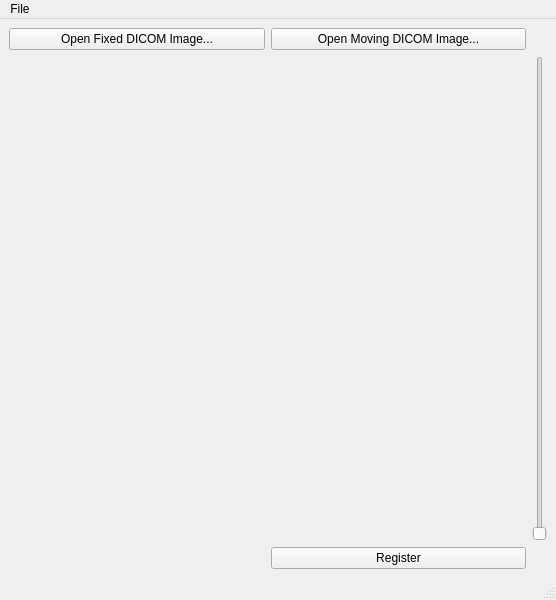
<?xml version="1.0" encoding="UTF-8"?>
<ui version="4.0">
 <class>RegMainWindow</class>
 <widget class="QMainWindow" name="RegMainWindow">
  <property name="geometry">
   <rect>
    <x>0</x>
    <y>0</y>
    <width>556</width>
    <height>600</height>
   </rect>
  </property>
  <property name="windowTitle">
   <string>Registration</string>
  </property>
  <widget class="QWidget" name="centralwidget">
   <property name="sizePolicy">
    <sizepolicy hsizetype="Expanding" vsizetype="MinimumExpanding">
     <horstretch>0</horstretch>
     <verstretch>0</verstretch>
    </sizepolicy>
   </property>
   <layout class="QGridLayout" name="gridLayout">
    <item row="1" column="5">
     <widget class="QSlider" name="verticalSlider">
      <property name="orientation">
       <enum>Qt::Vertical</enum>
      </property>
     </widget>
    </item>
    <item row="1" column="4">
     <widget class="QVTKWidget" name="QVTKMainMoving" native="true">
      <property name="enabled">
       <bool>true</bool>
      </property>
      <property name="sizePolicy">
       <sizepolicy hsizetype="Expanding" vsizetype="MinimumExpanding">
        <horstretch>0</horstretch>
        <verstretch>0</verstretch>
       </sizepolicy>
      </property>
     </widget>
    </item>
    <item row="2" column="4">
     <widget class="QPushButton" name="pushButton_Register">
      <property name="text">
       <string>Register</string>
      </property>
     </widget>
    </item>
    <item row="1" column="3">
     <widget class="QVTKWidget" name="QVTKMainFixed" native="true">
      <property name="enabled">
       <bool>true</bool>
      </property>
      <property name="sizePolicy">
       <sizepolicy hsizetype="Expanding" vsizetype="MinimumExpanding">
        <horstretch>0</horstretch>
        <verstretch>0</verstretch>
       </sizepolicy>
      </property>
     </widget>
    </item>
    <item row="0" column="3">
     <widget class="QPushButton" name="pushButton_OpenFixed">
      <property name="text">
       <string>Open Fixed DICOM Image...</string>
      </property>
     </widget>
    </item>
    <item row="0" column="4">
     <widget class="QPushButton" name="pushButton_OpenMoving">
      <property name="text">
       <string>Open Moving DICOM Image...</string>
      </property>
     </widget>
    </item>
   </layout>
  </widget>
  <widget class="QMenuBar" name="menubar">
   <property name="geometry">
    <rect>
     <x>0</x>
     <y>0</y>
     <width>556</width>
     <height>22</height>
    </rect>
   </property>
   <widget class="QMenu" name="menuFile">
    <property name="title">
     <string>File</string>
    </property>
    <addaction name="separator"/>
    <addaction name="separator"/>
    <addaction name="actionExit"/>
   </widget>
   <addaction name="menuFile"/>
  </widget>
  <widget class="QStatusBar" name="statusbar"/>
  <action name="actionExit">
   <property name="text">
    <string>Exit</string>
   </property>
  </action>
  <action name="actionOpenFixed">
   <property name="text">
    <string>OpenFixed</string>
   </property>
  </action>
 </widget>
 <customwidgets>
  <customwidget>
   <class>QVTKWidget</class>
   <extends>QWidget</extends>
   <header>QVTKWidget.h</header>
  </customwidget>
 </customwidgets>
 <resources/>
 <connections/>
</ui>
